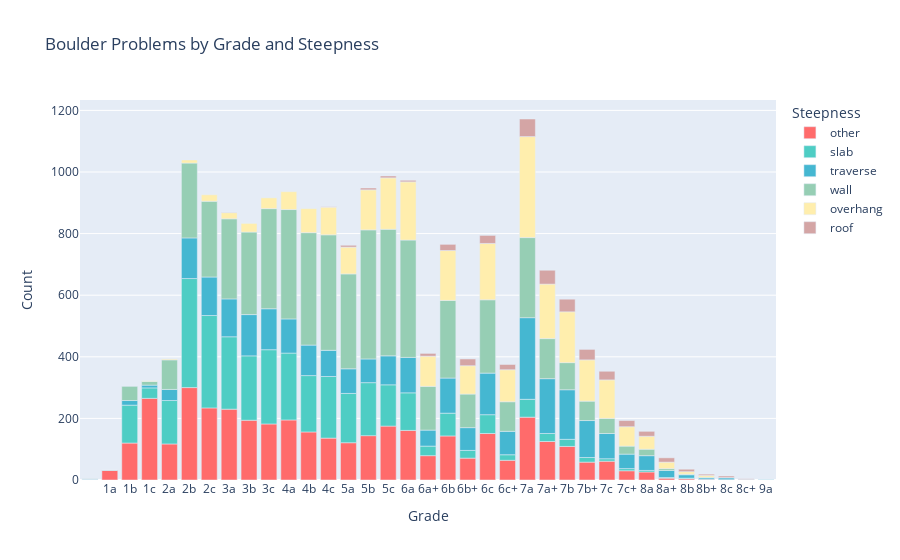

Source (notebook cell):
### Code cell
# Create grouped bar chart of problems by grade and steepness
grade_counts = df.groupby(['grade', 'steepness']).size().reset_index(name='count')

fig = px.bar(grade_counts, 
             x='grade',
             y='count',
             color='steepness',
             title='Boulder Problems by Grade and Steepness',
             labels={'count': 'Count', 'grade': 'Grade', 'steepness': 'Steepness'},
             color_discrete_sequence=['#FF6B6B', '#4ECDC4', '#45B7D1', '#96CEB4', '#FFEEAD', '#D4A5A5'])

fig.update_xaxes(categoryorder='category ascending')

# Add click event to show individual problems
fig.update_traces(
    customdata=grade_counts[['grade', 'steepness']],
    hovertemplate='<b>%{x}</b><br>Steepness: %{customdata[1]}<br>Count: %{y}<extra></extra>'
)

def show_problems(trace, points, selector):
    if points.point_inds:
        grade = points.customdata[0][0]
        steepness = points.customdata[0][1]
        problems = df[(df['grade'] == grade) & (df['steepness'] == steepness)]
        print(f"\nProblems with Grade {grade} and Steepness {steepness}:")
        print(problems[['name', 'grade', 'steepness', 'popularity']].to_string())

fig.data[0].on_click(show_problems)

fig.show()

### Figure 1 — Plotly figure (JSON) as saved in the notebook; plotly's stock layout.template omitted (floating-point values rounded to 4 significant figures; data arrays with more than 128 entries replaced by an {"elided": "..."} marker saying what was removed)
{"data": [{"alignmentgroup": "True", "customdata": {"elided": "183x2 str values"}, "hovertemplate": "<b>%{x}</b><br>Steepness: %{customdata[1]}<br>Count: %{y}<extra></extra>", "legendgroup": "other", "marker": {"color": "#FF6B6B", "pattern": {"shape": ""}}, "name": "other", "offsetgroup": "other", "orientation": "v", "showlegend": true, "textposition": "auto", "type": "bar", "x": ["", "1a", "1b", "1c", "2a", "2b", "2c", "3a", "3b", "3c", "4a", "4b", "4c", "5a", "5b", "5c", "6a", "6a+", "6b", "6b+", "6c", "6c+", "7a", "7a+", "7b", "7b+", "7c", "7c+", "8a", "8a+", "8b", "8b+", "8c"], "xaxis": "x", "y": [1, 31, 120, 265, 117, 300, 234, 230, 194, 182, 195, 156, 136, 121, 144, 175, 161, 79, 143, 71, 151, 64, 204, 125, 109, 58, 61, 30, 26, 6, 4, 2, 1], "yaxis": "y"}, {"alignmentgroup": "True", "customdata": {"elided": "183x2 str values"}, "hovertemplate": "<b>%{x}</b><br>Steepness: %{customdata[1]}<br>Count: %{y}<extra></extra>", "legendgroup": "slab", "marker": {"color": "#4ECDC4", "pattern": {"shape": ""}}, "name": "slab", "offsetgroup": "slab", "orientation": "v", "showlegend": true, "textposition": "auto", "type": "bar", "x": ["", "1a", "1b", "1c", "2a", "2b", "2c", "3a", "3b", "3c", "4a", "4b", "4c", "5a", "5b", "5c", "6a", "6a+", "6b", "6b+", "6c", "6c+", "7a", "7a+", "7b", "7b+", "7c", "7c+", "8a", "8a+", "8b"], "xaxis": "x", "y": [1, 1, 123, 34, 141, 354, 300, 235, 209, 241, 217, 183, 200, 160, 172, 134, 122, 31, 74, 25, 61, 18, 58, 26, 23, 15, 8, 7, 5, 2, 2], "yaxis": "y"}, {"alignmentgroup": "True", "customdata": {"elided": "183x2 str values"}, "hovertemplate": "<b>%{x}</b><br>Steepness: %{customdata[1]}<br>Count: %{y}<extra></extra>", "legendgroup": "traverse", "marker": {"color": "#45B7D1", "pattern": {"shape": ""}}, "name": "traverse", "offsetgroup": "traverse", "orientation": "v", "showlegend": true, "textposition": "auto", "type": "bar", "x": ["", "1b", "1c", "2a", "2b", "2c", "3a", "3b", "3c", "4a", "4b", "4c", "5a", "5b", "5c", "6a", "6a+", "6b", "6b+", "6c", "6c+", "7a", "7a+", "7b", "7b+", "7c", "7c+", "8a", "8a+", "8b", "8b+", "8c", "8c+", "9a"], "xaxis": "x", "y": [1, 15, 9, 36, 132, 125, 123, 134, 133, 111, 99, 85, 80, 77, 94, 115, 52, 114, 74, 135, 76, 265, 178, 161, 120, 82, 47, 48, 23, 11, 5, 6, 1, 1], "yaxis": "y"}, {"alignmentgroup": "True", "customdata": {"elided": "183x2 str values"}, "hovertemplate": "<b>%{x}</b><br>Steepness: %{customdata[1]}<br>Count: %{y}<extra></extra>", "legendgroup": "wall", "marker": {"color": "#96CEB4", "pattern": {"shape": ""}}, "name": "wall", "offsetgroup": "wall", "orientation": "v", "showlegend": true, "textposition": "auto", "type": "bar", "x": ["", "1b", "1c", "2a", "2b", "2c", "3a", "3b", "3c", "4a", "4b", "4c", "5a", "5b", "5c", "6a", "6a+", "6b", "6b+", "6c", "6c+", "7a", "7a+", "7b", "7b+", "7c", "7c+", "8a", "8a+", "8b", "8b+", "8c+"], "xaxis": "x", "y": [1, 46, 12, 96, 243, 246, 260, 268, 325, 355, 365, 375, 308, 419, 411, 381, 142, 252, 109, 238, 96, 260, 130, 88, 63, 49, 26, 21, 6, 2, 2, 1], "yaxis": "y"}, {"alignmentgroup": "True", "customdata": {"elided": "183x2 str values"}, "hovertemplate": "<b>%{x}</b><br>Steepness: %{customdata[1]}<br>Count: %{y}<extra></extra>", "legendgroup": "overhang", "marker": {"color": "#FFEEAD", "pattern": {"shape": ""}}, "name": "overhang", "offsetgroup": "overhang", "orientation": "v", "showlegend": true, "textposition": "auto", "type": "bar", "x": ["1c", "2a", "2b", "2c", "3a", "3b", "3c", "4a", "4b", "4c", "5a", "5b", "5c", "6a", "6a+", "6b", "6b+", "6c", "6c+", "7a", "7a+", "7b", "7b+", "7c", "7c+", "8a", "8a+", "8b", "8b+", "8c"], "xaxis": "x", "y": [2, 3, 10, 21, 20, 28, 35, 58, 78, 90, 87, 130, 167, 189, 98, 162, 92, 183, 104, 328, 177, 165, 134, 125, 63, 42, 21, 8, 6, 1], "yaxis": "y"}, {"alignmentgroup": "True", "customdata": {"elided": "183x2 str values"}, "hovertemplate": "<b>%{x}</b><br>Steepness: %{customdata[1]}<br>Count: %{y}<extra></extra>", "legendgroup": "roof", "marker": {"color": "#D4A5A5", "pattern": {"shape": ""}}, "name": "roof", "offsetgroup": "roof", "orientation": "v", "showlegend": true, "textposition": "auto", "type": "bar", "x": ["3a", "4c", "5a", "5b", "5c", "6a", "6a+", "6b", "6b+", "6c", "6c+", "7a", "7a+", "7b", "7b+", "7c", "7c+", "8a", "8a+", "8b", "8b+", "8c", "8c+"], "xaxis": "x", "y": [1, 1, 6, 6, 6, 5, 9, 20, 22, 26, 17, 57, 45, 41, 34, 28, 20, 16, 14, 8, 4, 5, 2], "yaxis": "y"}], "layout": {"barmode": "relative", "legend": {"title": {"text": "Steepness"}, "tracegroupgap": 0}, "title": {"text": "Boulder Problems by Grade and Steepness"}, "xaxis": {"anchor": "y", "categoryorder": "category ascending", "domain": [0, 1], "title": {"text": "Grade"}}, "yaxis": {"anchor": "x", "domain": [0, 1], "title": {"text": "Count"}}}}
